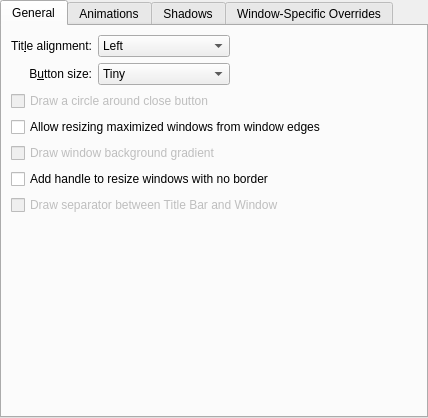
<?xml version="1.0" encoding="UTF-8"?>
<ui version="4.0">
 <class>BreezeConfigurationUI</class>
 <widget class="QWidget" name="BreezeConfigurationUI">
  <property name="geometry">
   <rect>
    <x>0</x>
    <y>0</y>
    <width>428</width>
    <height>418</height>
   </rect>
  </property>
  <layout class="QVBoxLayout" name="verticalLayout">
   <property name="margin">
    <number>0</number>
   </property>
   <item>
    <widget class="QTabWidget" name="tabWidget">
     <property name="currentIndex">
      <number>0</number>
     </property>
     <widget class="QWidget" name="tab">
      <attribute name="title">
       <string>General</string>
      </attribute>
      <layout class="QGridLayout" name="gridLayout_4">
       <item row="0" column="0">
        <widget class="QLabel" name="label_3">
         <property name="text">
          <string>Tit&amp;le alignment:</string>
         </property>
         <property name="alignment">
          <set>Qt::AlignRight|Qt::AlignTrailing|Qt::AlignVCenter</set>
         </property>
         <property name="buddy">
          <cstring>titleAlignment</cstring>
         </property>
        </widget>
       </item>
       <item row="1" column="0">
        <widget class="QLabel" name="label_4">
         <property name="text">
          <string>B&amp;utton size:</string>
         </property>
         <property name="alignment">
          <set>Qt::AlignRight|Qt::AlignTrailing|Qt::AlignVCenter</set>
         </property>
         <property name="buddy">
          <cstring>buttonSize</cstring>
         </property>
        </widget>
       </item>
       <item row="1" column="1">
        <widget class="QComboBox" name="buttonSize">
         <item>
          <property name="text">
           <string>Tiny</string>
          </property>
         </item>
         <item>
          <property name="text">
           <string comment="@item:inlistbox Button size:">Small</string>
          </property>
         </item>
         <item>
          <property name="text">
           <string comment="@item:inlistbox Button size:">Medium</string>
          </property>
         </item>
         <item>
          <property name="text">
           <string comment="@item:inlistbox Button size:">Large</string>
          </property>
         </item>
         <item>
          <property name="text">
           <string comment="@item:inlistbox Button size:">Very Large</string>
          </property>
         </item>
        </widget>
       </item>
       <item row="0" column="1">
        <widget class="QComboBox" name="titleAlignment">
         <item>
          <property name="text">
           <string>Left</string>
          </property>
         </item>
         <item>
          <property name="text">
           <string>Center</string>
          </property>
         </item>
         <item>
          <property name="text">
           <string>Center (Full Width)</string>
          </property>
         </item>
         <item>
          <property name="text">
           <string>Right</string>
          </property>
         </item>
        </widget>
       </item>
       <item row="0" column="2">
        <spacer name="horizontalSpacer">
         <property name="orientation">
          <enum>Qt::Horizontal</enum>
         </property>
         <property name="sizeHint" stdset="0">
          <size>
           <width>40</width>
           <height>20</height>
          </size>
         </property>
        </spacer>
       </item>
       <item row="7" column="0" colspan="3">
        <spacer name="verticalSpacer">
         <property name="orientation">
          <enum>Qt::Vertical</enum>
         </property>
         <property name="sizeHint" stdset="0">
          <size>
           <width>20</width>
           <height>40</height>
          </size>
         </property>
        </spacer>
       </item>
       <item row="5" column="0" colspan="3">
        <widget class="QCheckBox" name="drawSizeGrip">
         <property name="text">
          <string>Add handle to resize windows with no border</string>
         </property>
        </widget>
       </item>
       <item row="6" column="0" colspan="3">
        <widget class="QCheckBox" name="drawTitleBarSeparator">
         <property name="enabled">
          <bool>false</bool>
         </property>
         <property name="text">
          <string>Draw separator between Title Bar and Window</string>
         </property>
        </widget>
       </item>
       <item row="3" column="0" colspan="3">
        <widget class="QCheckBox" name="drawBorderOnMaximizedWindows">
         <property name="text">
          <string>Allow resizing maximized windows from window edges</string>
         </property>
        </widget>
       </item>
       <item row="2" column="0" colspan="3">
        <widget class="QCheckBox" name="outlineCloseButton">
         <property name="enabled">
          <bool>false</bool>
         </property>
         <property name="text">
          <string>Draw a circle around close button</string>
         </property>
        </widget>
       </item>
       <item row="4" column="0" colspan="3">
        <widget class="QCheckBox" name="drawBackgroundGradient">
         <property name="enabled">
          <bool>false</bool>
         </property>
         <property name="text">
          <string>Draw window background gradient</string>
         </property>
        </widget>
       </item>
      </layout>
     </widget>
     <widget class="QWidget" name="tab_2">
      <attribute name="title">
       <string>Animations</string>
      </attribute>
      <layout class="QGridLayout" name="gridLayout_5">
       <item row="1" column="0">
        <widget class="QLabel" name="animationsDurationLabel">
         <property name="enabled">
          <bool>false</bool>
         </property>
         <property name="text">
          <string>Anima&amp;tions duration:</string>
         </property>
         <property name="alignment">
          <set>Qt::AlignRight|Qt::AlignTrailing|Qt::AlignVCenter</set>
         </property>
         <property name="buddy">
          <cstring>animationsDuration</cstring>
         </property>
        </widget>
       </item>
       <item row="1" column="1">
        <widget class="QSpinBox" name="animationsDuration">
         <property name="enabled">
          <bool>false</bool>
         </property>
         <property name="suffix">
          <string> ms</string>
         </property>
         <property name="maximum">
          <number>500</number>
         </property>
        </widget>
       </item>
       <item row="1" column="2">
        <spacer name="horizontalSpacer_4">
         <property name="orientation">
          <enum>Qt::Horizontal</enum>
         </property>
         <property name="sizeHint" stdset="0">
          <size>
           <width>40</width>
           <height>20</height>
          </size>
         </property>
        </spacer>
       </item>
       <item row="0" column="0" colspan="3">
        <widget class="QCheckBox" name="animationsEnabled">
         <property name="text">
          <string>Enable animations</string>
         </property>
        </widget>
       </item>
       <item row="2" column="0" colspan="3">
        <spacer name="verticalSpacer_2">
         <property name="orientation">
          <enum>Qt::Vertical</enum>
         </property>
         <property name="sizeHint" stdset="0">
          <size>
           <width>20</width>
           <height>40</height>
          </size>
         </property>
        </spacer>
       </item>
      </layout>
     </widget>
     <widget class="QWidget" name="tab_4">
      <attribute name="title">
       <string>Shadows</string>
      </attribute>
      <layout class="QGridLayout" name="gridLayout">
       <item row="0" column="0">
        <widget class="QLabel" name="label">
         <property name="text">
          <string>Si&amp;ze:</string>
         </property>
         <property name="alignment">
          <set>Qt::AlignRight|Qt::AlignTrailing|Qt::AlignVCenter</set>
         </property>
         <property name="buddy">
          <cstring>shadowSize</cstring>
         </property>
        </widget>
       </item>
       <item row="0" column="1">
        <widget class="QComboBox" name="shadowSize">
         <item>
          <property name="text">
           <string comment="@item:inlistbox Button size:">None</string>
          </property>
         </item>
         <item>
          <property name="text">
           <string comment="@item:inlistbox Button size:">Small</string>
          </property>
         </item>
         <item>
          <property name="text">
           <string comment="@item:inlistbox Button size:">Medium</string>
          </property>
         </item>
         <item>
          <property name="text">
           <string comment="@item:inlistbox Button size:">Large</string>
          </property>
         </item>
         <item>
          <property name="text">
           <string comment="@item:inlistbox Button size:">Very Large</string>
          </property>
         </item>
        </widget>
       </item>
       <item row="1" column="0">
        <widget class="QLabel" name="label_2">
         <property name="text">
          <string comment="strength of the shadow (from transparent to opaque)">S&amp;trength:</string>
         </property>
         <property name="alignment">
          <set>Qt::AlignRight|Qt::AlignTrailing|Qt::AlignVCenter</set>
         </property>
         <property name="buddy">
          <cstring>shadowStrength</cstring>
         </property>
        </widget>
       </item>
       <item row="1" column="1">
        <widget class="QSpinBox" name="shadowStrength">
         <property name="suffix">
          <string>%</string>
         </property>
         <property name="minimum">
          <number>10</number>
         </property>
         <property name="maximum">
          <number>100</number>
         </property>
        </widget>
       </item>
       <item row="1" column="2">
        <spacer name="horizontalSpacer_5">
         <property name="orientation">
          <enum>Qt::Horizontal</enum>
         </property>
         <property name="sizeHint" stdset="0">
          <size>
           <width>40</width>
           <height>20</height>
          </size>
         </property>
        </spacer>
       </item>
       <item row="2" column="0">
        <widget class="QLabel" name="label_5">
         <property name="text">
          <string>Color:</string>
         </property>
         <property name="alignment">
          <set>Qt::AlignRight|Qt::AlignTrailing|Qt::AlignVCenter</set>
         </property>
        </widget>
       </item>
       <item row="2" column="1">
        <widget class="KColorButton" name="shadowColor"/>
       </item>
       <item row="3" column="0" colspan="3">
        <spacer name="verticalSpacer_3">
         <property name="orientation">
          <enum>Qt::Vertical</enum>
         </property>
         <property name="sizeHint" stdset="0">
          <size>
           <width>20</width>
           <height>40</height>
          </size>
         </property>
        </spacer>
       </item>
      </layout>
     </widget>
     <widget class="QWidget" name="tab_3">
      <attribute name="title">
       <string>Window-Specific Overrides</string>
      </attribute>
      <layout class="QVBoxLayout" name="verticalLayout_3">
       <item>
        <widget class="Breeze::ExceptionListWidget" name="exceptions" native="true">
         <property name="sizePolicy">
          <sizepolicy hsizetype="Preferred" vsizetype="Expanding">
           <horstretch>0</horstretch>
           <verstretch>0</verstretch>
          </sizepolicy>
         </property>
        </widget>
       </item>
      </layout>
     </widget>
    </widget>
   </item>
  </layout>
 </widget>
 <customwidgets>
  <customwidget>
   <class>KColorButton</class>
   <extends>QPushButton</extends>
   <header>kcolorbutton.h</header>
  </customwidget>
  <customwidget>
   <class>Breeze::ExceptionListWidget</class>
   <extends>QWidget</extends>
   <header>config/breezeexceptionlistwidget.h</header>
   <container>1</container>
  </customwidget>
 </customwidgets>
 <tabstops>
  <tabstop>tabWidget</tabstop>
  <tabstop>titleAlignment</tabstop>
  <tabstop>buttonSize</tabstop>
  <tabstop>outlineCloseButton</tabstop>
  <tabstop>drawBorderOnMaximizedWindows</tabstop>
  <tabstop>drawBackgroundGradient</tabstop>
  <tabstop>drawSizeGrip</tabstop>
  <tabstop>drawTitleBarSeparator</tabstop>
  <tabstop>animationsEnabled</tabstop>
  <tabstop>animationsDuration</tabstop>
  <tabstop>shadowSize</tabstop>
  <tabstop>shadowStrength</tabstop>
  <tabstop>shadowColor</tabstop>
 </tabstops>
 <resources/>
 <connections>
  <connection>
   <sender>animationsEnabled</sender>
   <signal>toggled(bool)</signal>
   <receiver>animationsDurationLabel</receiver>
   <slot>setEnabled(bool)</slot>
   <hints>
    <hint type="sourcelabel">
     <x>34</x>
     <y>194</y>
    </hint>
    <hint type="destinationlabel">
     <x>84</x>
     <y>221</y>
    </hint>
   </hints>
  </connection>
  <connection>
   <sender>animationsEnabled</sender>
   <signal>toggled(bool)</signal>
   <receiver>animationsDuration</receiver>
   <slot>setEnabled(bool)</slot>
   <hints>
    <hint type="sourcelabel">
     <x>108</x>
     <y>194</y>
    </hint>
    <hint type="destinationlabel">
     <x>141</x>
     <y>229</y>
    </hint>
   </hints>
  </connection>
 </connections>
</ui>
